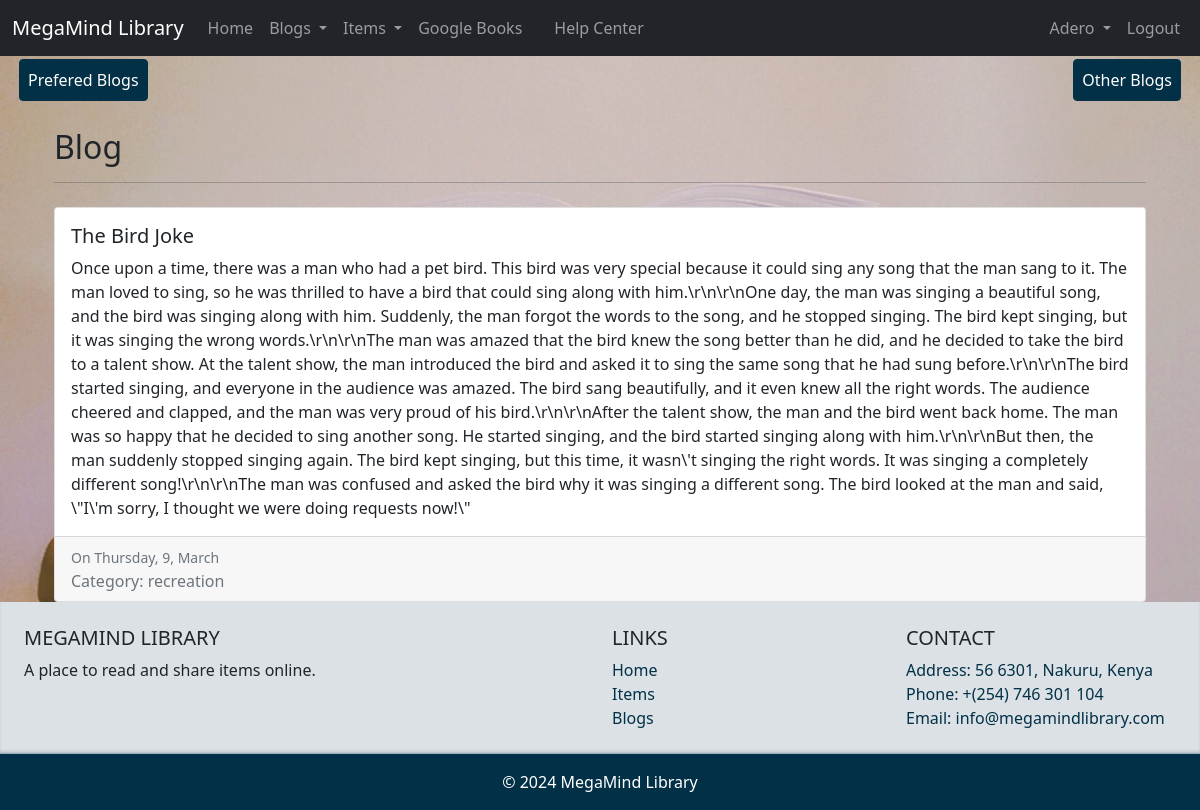
The app's page /inc/blog.php?id=98 (signed in) with its own data.
### tables this page shows
CREATE TABLE `blogs` (
  `id` int(11) NOT NULL,
  `title` varchar(255) NOT NULL,
  `content` text NOT NULL,
  `user_id` int(11) NOT NULL,
  `created_at` datetime NOT NULL DEFAULT current_timestamp(),
  `category` varchar(255) NOT NULL
);

### inc/functions.php (called while the page is built, shortened)
<?php
include "config.php";
function get_category_name($category_id)
{
    global $conn;
    $stmt = $conn->prepare("SELECT category FROM blogs WHERE category = ?");
    $stmt->bind_param("s", $category_id);
    $stmt->execute();
    $result = $stmt->get_result();
    if ($result->num_rows > 0) {
        $row = $result->fetch_assoc();
        return $row['category'];
    }
}
function get_blog_by_id($id)
{
    global $conn;
    $stmt = $conn->prepare("SELECT * FROM blogs WHERE id = ?");
    $stmt->bind_param("i", $id);
    $stmt->execute();
    $result = $stmt->get_result();
    if ($result->num_rows > 0) {
        return $result->fetch_assoc();
    } else {
        return null;
    }
}

### inc/blog.php (the view, shortened to what this page needs)
<?php
include('header.php');
include('functions.php');
$selected_id = isset($_GET['id']) ? $_GET['id'] : null;
$blog = get_blog_by_id($selected_id);
?>
<div class="d-flex justify-content-between mx-3">
  <a href="./../blogs.php" class="btn btn-primary p-2">Prefered Blogs</a>
  <a href="./../all_blogs.php" class="btn btn-primary p-2">Other Blogs</a>
</div>
<div class="container mt-3">
  <div class="container mt-4" style="min-height: 56vh;">
    <h2>Blog</h2>
    <hr>
    <?php if ($blog) : ?>
      <div class="card mt-4">
        <div class="card-body">
          <h5 class="card-title"><?php echo $blog['title']; ?></h5>
          <p class="card-text" style="min-height: 15vh;"><?php echo $blog['content']; ?></p>
        </div>
        <div class="card-footer text-muted">
          <?php
          $created_at = new DateTime($blog['created_at']);
          $date_str = $created_at->format('l, j, F');
          echo "<small>On $date_str</small>";
          ?>
          <?php
          $category = get_category_name($blog['category']);
          echo "<br>Category: $category";
          ?>
        </div>
      </div>
    <?php else : ?>
      <p>The blog you are looking for does not exist.</p>
    <?php endif; ?>
  </div>
  <?php include('footer.php'); ?>

### css/style.css (style rules this page uses)
body::before { content: ""; position: fixed; top: 0; right: 0; bottom: 0; left: 0; z-index: -1; background-image: url(./images/item_images/item-2.jpg); background-size: 100%; background-position: center center; background-attachment: fixed; opacity: 1; }
body { background-color: #f7f7f7; }
.btn-primary { background-color: #023047; border-color: #023047; margin: 3px; }

### records on screen
blogs: title "The Bird Joke", content "Once upon a time, there was a man who had a pet bird. This bird was very special because it could sing any song that the man sang to it. The man loved to sing, so he was thrilled to have a bird that could sing along with him.\\r\\n\\r\\nOne day, the man was singing a beautiful song, and the bird was singing along with him. Suddenly, the man forgot the words to the song, and he stopped singing. The bird kept singing, but it was singing the wrong words.\\r\\n\\r\\nThe man was amazed that the bird knew the song better than he did, and he decided to take the bird to a talent show. At the talent show, the man introduced the bird and asked it to sing the same song that he had sung before.\\r\\n\\r\\nThe bird…", created_at "Thursday, 9, March"

### other values on screen
$_SESSION["username"] "Adero"
$category "recreation"
